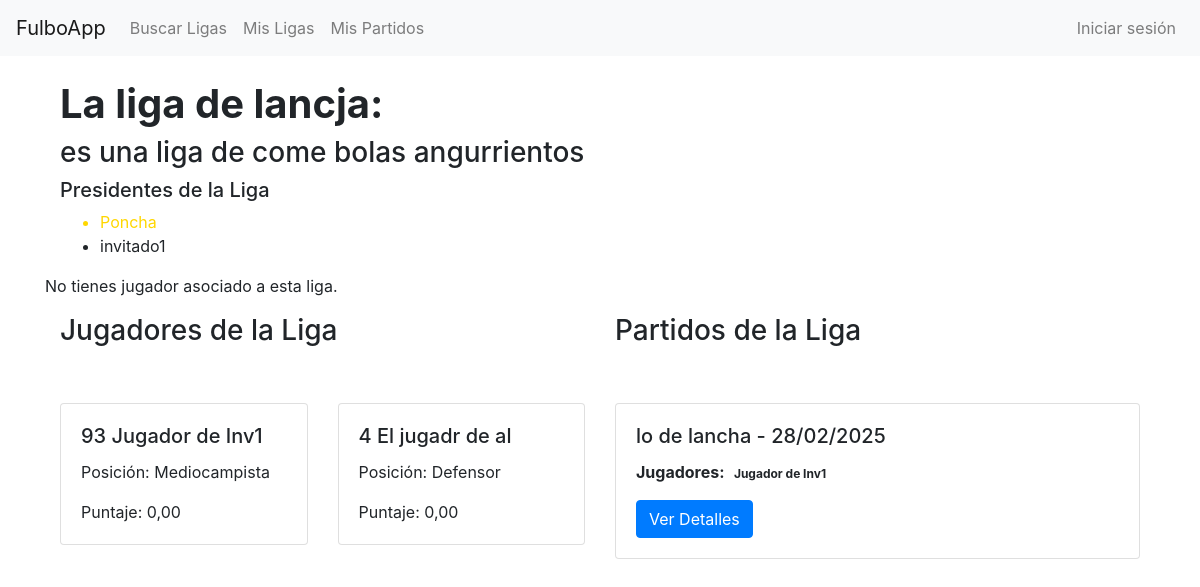
Before: /AppFulbo/ligas/22/ with the older database file.
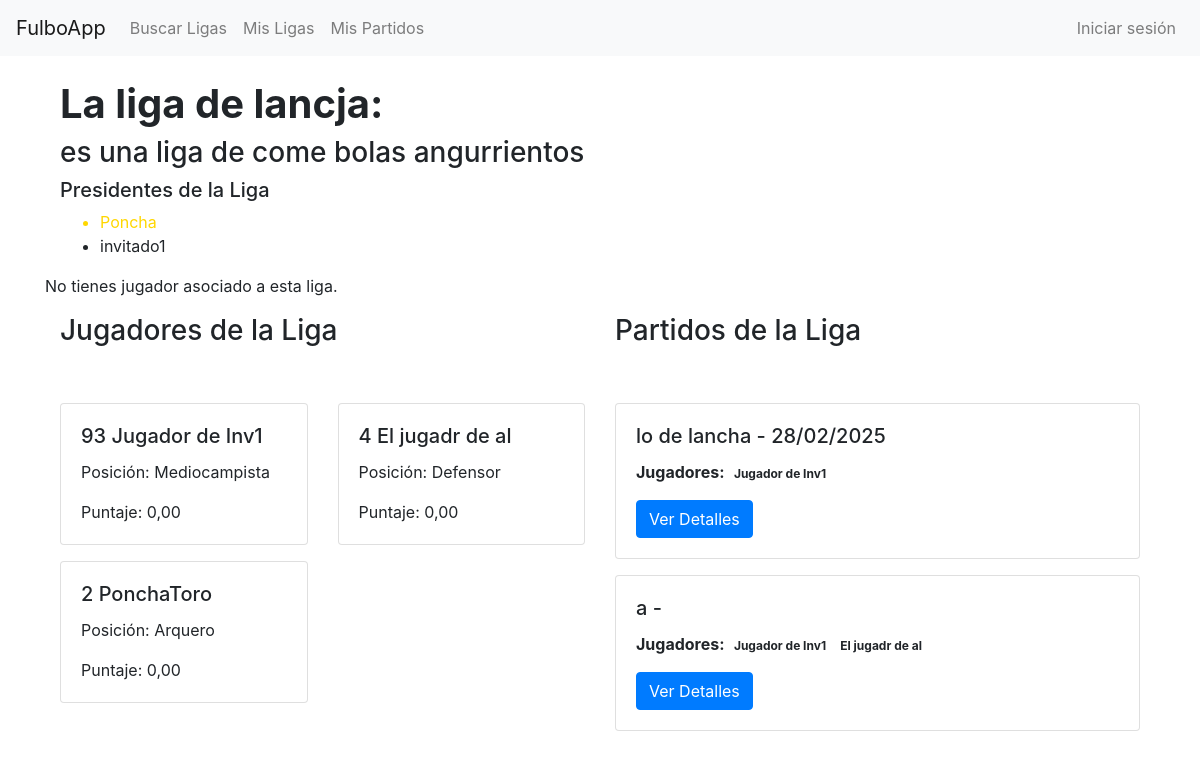
After: the same page with the newer database file.
### AppFulbo/models.py (models this page shows, shortened)
class Liga(models.Model):
    nombre_liga = models.CharField(max_length=20, unique=True)
    descripcion = models.TextField(blank=True, null=True)
    presidentes = models.ManyToManyField(User, related_name="ligas_presididas")  # Relación ManyToMany con los presidentes
    super_presidente = models.ForeignKey(
         settings.AUTH_USER_MODEL,
         on_delete=models.SET_NULL,
         null=True,
         blank=True,
         related_name="ligas_super_presididas",
         help_text="El super presidente de la liga, con privilegios especiales."
     )
    def __str__(self):
        return self.nombre_liga

class Jugador(models.Model):
    OPCIONES = [
        ('1', 'Arquero'),
        ('2', 'Defensor'),
        ('3', 'Mediocampista'),
        ('4', 'Delantero'),
    ]
    usuario = models.ForeignKey(User, null=True, blank=True, on_delete=models.CASCADE,related_name="user")
    apodo = models.CharField(max_length=15)
    posicion = models.CharField(max_length=1, choices=OPCIONES, null=True, blank=True)
    liga = models.ForeignKey(Liga, on_delete=models.CASCADE, related_name="jugadores")
    numero = models.IntegerField(
        choices=NUMERO_CHOICES,
        validators=[MinValueValidator(1), MaxValueValidator(99)],
        null=True,
        blank=True,
        help_text="Seleccione un número entre 1 y 99."
    )
    activo = models.BooleanField(default=True, help_text="Indica si el jugador está activo en la liga.")
    def puntaje(self):
        i = 0
        puntos = 0
        puntajes = self.puntajes_partidos.all()
        for puntaje in puntajes:
            if puntaje.puntaje != 0:
                i=i+1
                puntos = puntos + puntaje.puntaje()
        try:
            promedio = puntos/i
        except:
            promedio = 0
        return promedio
    class Meta:
        unique_together = ('apodo', 'liga')

class PuntajePartido(models.Model):
    jugador = models.ForeignKey(Jugador, on_delete=models.CASCADE, related_name="puntajes_partidos")
    partido = models.ForeignKey(Partido, on_delete=models.CASCADE, related_name="puntajes_partidos")
    suma_puntajes = models.FloatField(null=True)  # Puntaje del jugador en este partido
    cant_puntajes =  models.FloatField(default=0)
    def puntaje(self):
        if self.cant_puntajes !=0:
            puntaje= self.suma_puntajes/self.cant_puntajes
        else:
            puntaje = 0
        return puntaje

class Partido(models.Model):
    fecha_partido = models.DateField(null=True, blank=True)
    cancha = models.CharField(max_length=15)
    liga = models.ForeignKey(Liga, on_delete=models.CASCADE, related_name="partidos")  # Liga a la que pertenece

### AppFulbo/views.py (the view)
# urls.py: path('ligas/<int:liga_id>/', views.ver_liga, name='ver_liga'),
def ver_liga(request, liga_id):
    liga = get_object_or_404(Liga, id=liga_id)
    mi_jugador = None
    solicitudes = liga.solicitudes_union.all()
    partidos = liga.partidos.all()
    if request.user.is_authenticated:
        mi_jugador = liga.jugadores.filter(usuario=request.user).first()
    puntuaciones_pendientes = mi_jugador.puntuaciones_jugador.filter(liga=liga) if mi_jugador else None
    context = {
        'liga': liga,
        'mi_jugador': mi_jugador,
        'solicitudes': solicitudes,
        'partidos': partidos,
        'puntuaciones_pendientes': puntuaciones_pendientes
    }
    return render(request, 'AppFulbo/ver_liga.html', context)

### AppFulbo/context_processors.py (called while the page is built)
def notificaciones_context(request):
    if request.user.is_authenticated:
        notificaciones_no_leidas = Notificacion.objects.filter(usuario=request.user, leido=False).count()
    else:
        notificaciones_no_leidas = 0
    return {
        'notificaciones_no_leidas': notificaciones_no_leidas,
    }

### AppFulbo/templates/AppFulbo/ver_liga.html (shortened to what this page needs)
{% extends 'AppFulbo/base.html' %}
{% block content %}
<div class="container mt-4">
    <h1><strong> {{ liga }}:</strong></h1>
    {%if liga.descripcion%}
    <h3>{{ liga.descripcion }}</h3>
    {%endif%}
    <h5>Presidentes de la Liga</h5>
<ul>
    {% for presidente in liga.presidentes.all %}
        {% if presidente == liga.super_presidente %}
            <li style="color: gold;">{{ presidente.username }}</li>
        {% else %}
        <li>{{ presidente.username }}</li>
        {% endif %}
    {% endfor %}
</ul>
    <div class="row">
        {% if mi_jugador %}
        <div class="col-md-3 mb-3">
            <div class="card" style="border: 3px solid gold;">
              <div class="card-body">
                <h5 class="card-title">
                  {{ mi_jugador.apodo }}
                  <span class="badge bg-warning text-dark ms-2">Puntaje: {{ mi_jugador.puntaje }}</span>
                </h5>
                <p class="card-text">
                  Posición: {{ mi_jugador.get_posicion_display }}
                </p>
              </div>
            </div>
          </div>
        {% else %}
        <p>No tienes jugador asociado a esta liga.</p>
        {% endif %}
    </div>
    <div class="row">
        <div class="col-md-6">
            <h3>Jugadores de la Liga</h3>
            <br></br>
            <div class="row">
                {% for jugador in liga.jugadores.all %}
                {% if jugador.activo %}
                    <div class="col-md-6 mb-3">
                        <div class="card">
                            <div class="card-body">
                                <h5 class="card-title">{{ jugador.numero }} {{ jugador.apodo }}
                                </h5>
                                <p class="card-text">
                                    Posición: {{ jugador.get_posicion_display }}
                                </p>
                                <p class="card-text">
                                    Puntaje: {{ jugador.puntaje|floatformat:2 }}
                                </p>
                            </div>
                        </div>
                    </div>
                {% endif %}
                {% empty %}
                    <p>No hay jugadores asociados a esta liga.</p>
                {% endfor %}
            </div>
        </div>
        <div class="col-md-6">
            <h3>Partidos de la Liga</h3>
            <br></br>
            <div class="row">
                {% for partido in partidos %}
                    <div class="col-md-12 mb-3">
                        <div class="card">
                            <div class="card-body">
                                <h5 class="card-title">
                                    {{ partido.cancha }} - {{ partido.fecha_partido|date:"d/m/Y" }}
                                </h5>
                                <p>
                                    <strong>Jugadores:</strong>
                                    {% for puntaje in partido.puntajes_partidos.all %}
                                        <span class="badge bg">{{ puntaje.jugador.apodo }}</span>
                                    {% empty %}
                                        <small>No hay jugadores registrados.</small>
                                    {% endfor %}
                                </p>
                                <a href="{% url 'ver_partido' partido.id %}" class="btn btn-primary">Ver Detalles</a>
                            </div>
                        </div>
                    </div>
                {% empty %}
                    <p>No hay partidos registrados en esta liga.</p>
                {% endfor %}
            </div>
        </div>
    </div>
</div>
{% endblock %}

### AppFulbo/templates/AppFulbo/base.html (shortened to what this page needs)
{% load static %}
<html lang="es">
<head>
    <link rel="stylesheet" href="https://cdnjs.cloudflare.com/ajax/libs/font-awesome/6.0.0-beta3/css/all.min.css"
 />
    <link rel="stylesheet" href="https://maxcdn.bootstrapcdn.com/bootstrap/4.0.0/css/bootstrap.min.css">
</head>
<body>
    <nav class="navbar navbar-expand-lg navbar-light bg-light">
        <a class="navbar-brand" href="{% url 'inicio' %}">FulboApp</a>
        <div class="collapse navbar-collapse">
            <ul class="navbar-nav mr-auto">
                <li class="nav-item">
                    <li class="nav-item">
                        <a class="nav-link" href="{% url 'buscar_ligas' %}">Buscar Ligas</a>
                    </li>
                    <a class="nav-link" href="{% url 'mis_ligas' %}">Mis Ligas</a>
                </li>
                <li class="nav-item">
                    <a class="nav-link" href="{% url 'mis_partidos' %}">Mis Partidos</a>
                </li>
            </ul>
            <ul class="navbar-nav">
                {% if user.is_authenticated %}
                <li class="nav-item dropdown">
                    <a id="notificationDropdown" class="nav-link dropdown-toggle" href="#" role="button" data-bs-toggle="dropdown" aria-expanded="false">
                        <i class="fa-solid fa-bell"></i>
                        {% if notificaciones_no_leidas > 0 %}
                            <span class="badge bg-danger">{{ notificaciones_no_leidas }}</span>
                        {% endif %}
                    </a>
                    <ul class="dropdown-menu dropdown-menu-end" aria-labelledby="notificationDropdown" style="min-width: 300px;">
                        {% with notifs=request.user.notificaciones.all|dictsortreversed:"fecha_creacion" %}
                            {% if notifs %}
                                {% for notificacion in notifs %}
                                    <li>
                                        <a class="dropdown-item" href="{{ notificacion.url|default:'#' }}">
                                            {% if not notificacion.leido %}
                                            <i class="fa-solid fa-circle" style="color: blue; font-size: 0.8rem;"></i>
                                            {{ notificacion.mensaje }}
                                            {% else %}
                                            <small class="text-muted">{{ notificacion.mensaje }}</small>
                                            {% endif %}
                                            <br>
                                            <small class="text-muted">{{ notificacion.fecha_creacion|date:"d/m/Y H:i" }}</small>
                                        </a>
                                    </li>
                                {% endfor %}
                            {% else %}
                                <li><span class="dropdown-item-text">No hay notificaciones.</span></li>
                            {% endif %}
                        {% endwith %}
                    </ul>
                </li>
                <li class="nav-item mr-3">
                    <a class="nav-link" href="{% url 'inbox' %}"><i class="fa-solid fa-envelope"></i> </a>
                </li>
                <li class="nav-item mr-3">
                    <a class="nav-link" href="{% url 'mi_perfil' %}">Hola, {{ user.username }}</a>
                </li>
                <li class="nav-item">
                    <form action="{% url 'logout' %}" method="post" class="d-inline">
                        {% csrf_token %}
                        <button type="submit" class="btn btn-logout">Cerrar sesión</button>
                    </form>
                </li>
                {% else %}
                    <li class="nav-item">
                        <a class="nav-link" href="{% url 'login' %}">Iniciar sesión</a>
                    </li>
                {% endif %}
            </ul>
        </div>
    </nav>
    <div class="container mt-4">
        {% block content %}{% endblock %}
    </div>
</body>
</html>

Changed rows visible on the page:
added Jugador: numero "2", apodo "PonchaToro", posicion "Arquero", puntaje "0,00"
added Partido: cancha "a"
added PuntajePartido: jugador.apodo "Jugador de Inv1", shown under "a"
added PuntajePartido: jugador.apodo "El jugadr de al", shown under "a"
